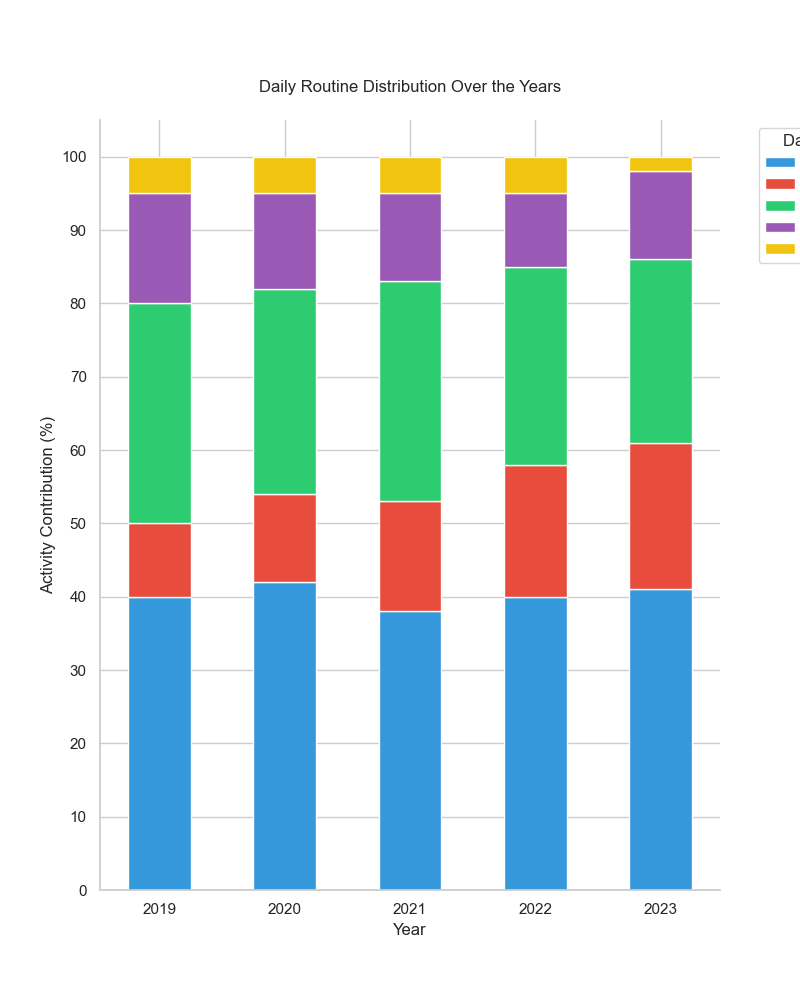

Source code (Python):

import pandas as pd
import matplotlib.pyplot as plt
import seaborn as sns

# Input data
data = [
    {'Year': 2019, 'Work (%)': 40, 'Exercise (%)': 10, 'Sleep (%)': 30, 'Leisure (%)': 15, 'Other (%)': 5},
    {'Year': 2020, 'Work (%)': 42, 'Exercise (%)': 12, 'Sleep (%)': 28, 'Leisure (%)': 13, 'Other (%)': 5},
    {'Year': 2021, 'Work (%)': 38, 'Exercise (%)': 15, 'Sleep (%)': 30, 'Leisure (%)': 12, 'Other (%)': 5},
    {'Year': 2022, 'Work (%)': 40, 'Exercise (%)': 18, 'Sleep (%)': 27, 'Leisure (%)': 10, 'Other (%)': 5},
    {'Year': 2023, 'Work (%)': 41, 'Exercise (%)': 20, 'Sleep (%)': 25, 'Leisure (%)': 12, 'Other (%)': 2}
]

# Create a DataFrame
df = pd.DataFrame(data)

# Set the index to 'Year'
df.set_index('Year', inplace=True)

# Normalize data to 100%
df_normalized = df.div(df.sum(axis=1), axis=0) * 100

# Define colors for each stack
colors = ['#3498db', '#e74c3c', '#2ecc71', '#9b59b6', '#f1c40f']

# Setup seaborn style
sns.set_style('whitegrid')

# Plotting
plt.figure(figsize=(8, 10))

# Creating the bar stacks
bottom = None
bar_width = 0.5
for (columnName, columnData), color in zip(df_normalized.iteritems(), colors):
    plt.bar(df_normalized.index, columnData, bottom=bottom, color=color, label=columnName, edgecolor='white', width=bar_width)
    bottom = columnData if bottom is None else bottom + columnData

# Add legend
plt.legend(title="Daily Activity", bbox_to_anchor=(1.05, 1), loc='upper left')

# Formatting the plot
plt.title('Daily Routine Distribution Over the Years', pad=20)
plt.xlabel('Year')
plt.ylabel('Activity Contribution (%)')
plt.yticks(range(0, 101, 10))
plt.xticks(df_normalized.index)
sns.despine()  # Remove the top and right spines

# Show the plot
plt.show()
